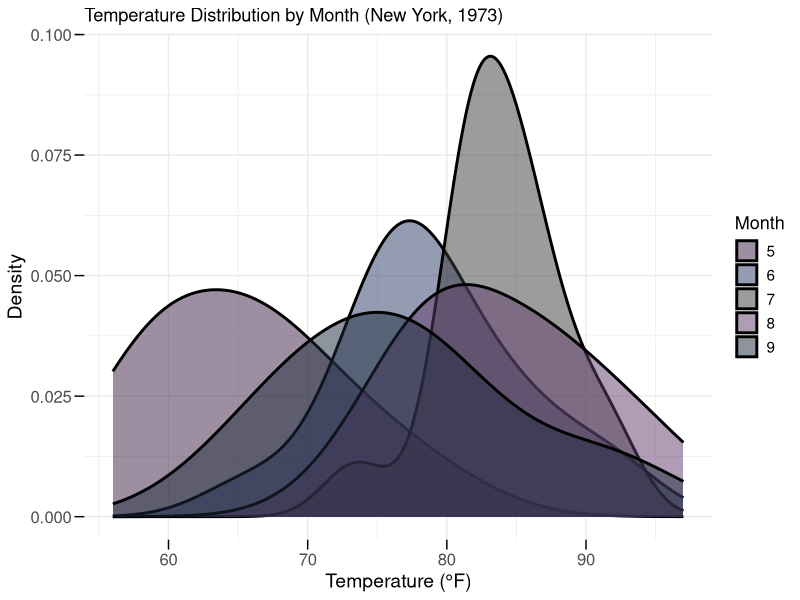

Generate this figure with R:
#Load libraries
library(datasets)
library(tidyverse)
library(dplyr)
library(ggplot2)

#Import data
data("airquality")

#Make month a factor
airquality$Month <- as.factor(airquality$Month)

#Plot data
ggplot(airquality, aes(x = Temp, fill = Month)) +
  geom_density(color = "black",        #Border color
               alpha = 0.5,            #Transparency of curves
               size = 1,               #Border thickness
               adjust = 1.5,           #Smoother curve
               position = "identity"   #Allow for overlap
  ) +
  #Change colors
  scale_fill_manual(values = c("5" = "#3E1F47", 
                               "6" = "#2A3B66", 
                               "7" = "#3A3A3C",
                               "8" = "#5E3C6B",
                               "9" = "#1F2A3D")) +
  #Change axis titles
  labs(
    title = "Temperature Distribution by Month (New York, 1973)",
    x = "Temperature (°F)",
    y = "Density",
    fill = "Month"
  ) +
  theme_minimal() +
  #Change text sizes
  theme(axis.text.x = element_text(size = 12),      # x-axis tick labels
        axis.text.y = element_text(size = 12),      # y-axis tick labels
        axis.ticks.length = unit(0.25, "cm"),       # length of ticks
        axis.ticks = element_line(size = 0.5),      # thickness of ticks
        axis.title.x = element_text(size = 14),     # x-axis title
        axis.title.y = element_text(size = 14),     # y-axis title
        legend.title = element_text(size = 13),     # legend title
        legend.text = element_text(size = 11)       # legend items
  )
